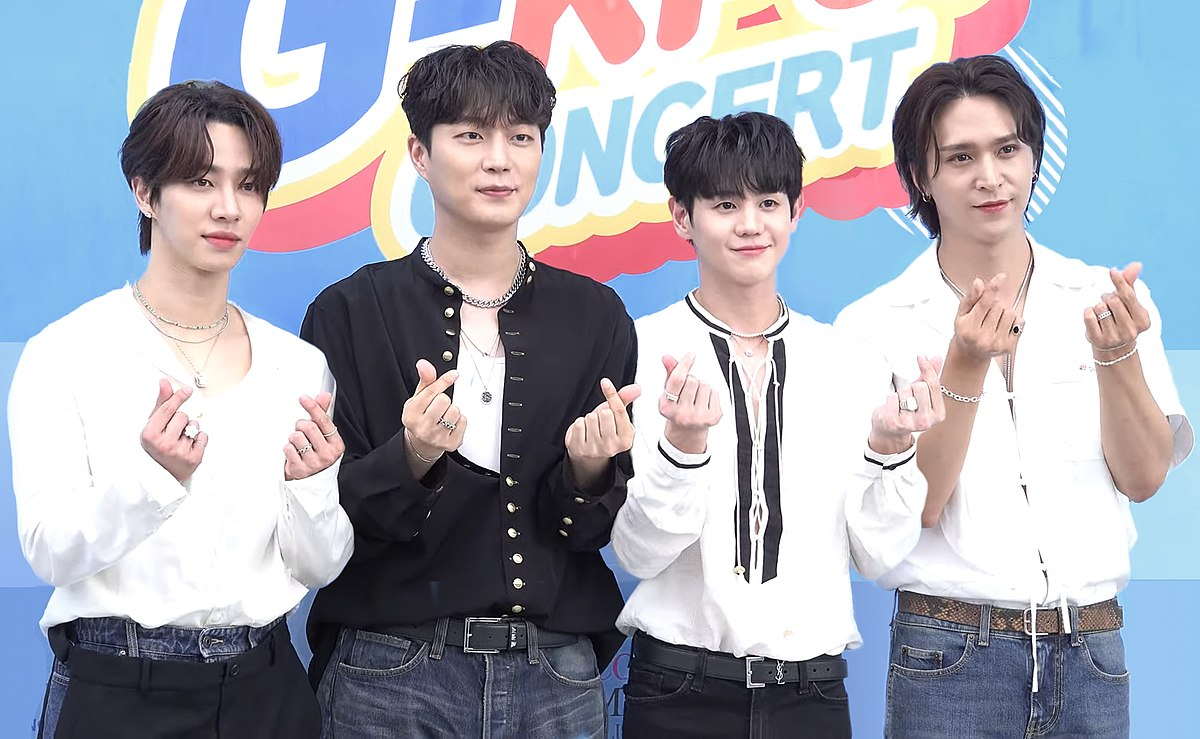
#> input picture pic/people2.jpg, 1200 x 739 px, found by its file name
$ python 204detectFace2.py
#> lines starting #> are read from the running program, lines starting #| are printed output that depends on the picture; after the words box and inside, x2 and y2 are one past the last pixel; in counts of white or black regions, pixels touching at a corner belong together
import cv2

# 建立偵測物件
casc_path = cv2.data.haarcascades + "haarcascade_frontalface_default.xml"
faceCascade = cv2.CascadeClassifier(casc_path)

# 讀取要偵測的圖片
image = cv2.imread("pic\\people2.jpg")
#> image is the input picture: shape (739, 1200, 3); mean B, G, R 179, 167.3, 164
gray = cv2.cvtColor(image, cv2.COLOR_BGR2GRAY)  # 轉灰階
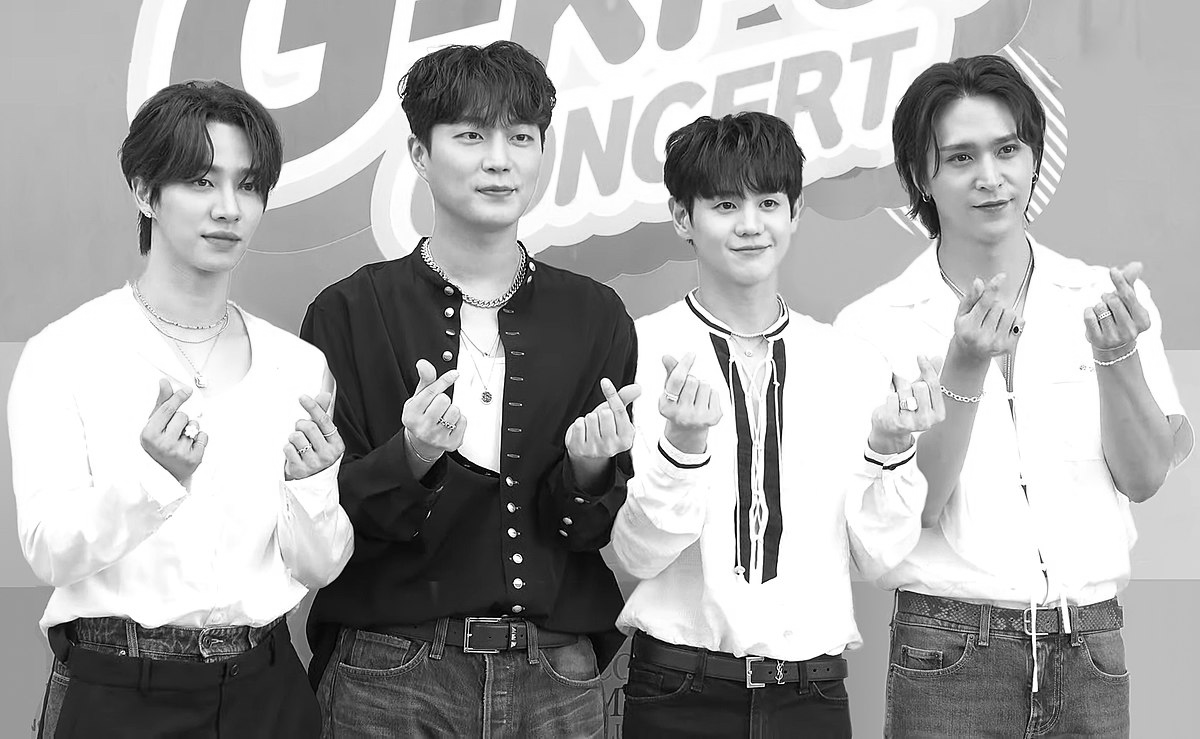
#> gray: shape (739, 1200); min 0, max 255, mean 167.6

# 偵測人臉（調整參數）
faces = faceCascade.detectMultiScale(
    gray,
    scaleFactor=1.1,
    minNeighbors=8,       # 提高 minNeighbors 可以減少誤檢
    minSize=(50, 50),     # 限制最小臉的大小
    flags=cv2.CASCADE_SCALE_IMAGE
)
#> faces = [[693, 162, 113, 113], [429, 85, 136, 136], [914, 100, 139, 139], [150, 129, 141, 141]]

print("偵測到 {} 張臉".format(len(faces)))
#| 偵測到 4 張臉

count = 1

# 畫框
for (x, y, w, h) in faces:
    cv2.rectangle(image, (x, y), (x+w, y+h), (128, 255, 0), 2)
    filename = "detect\\face" + str(count)+ ".jpg" # 存檔名稱
    image1 = image[y : y + h, x: x + w]         # 取得臉部圖形
    image2 = cv2.resize(image1, (400, 400))     # 重置圖形大小
    cv2.imwrite(filename, image2)
    count += 1
#> this loop made 4 passes
#> pass 1, `image1 = image[y : y + h, x: x + w]`:
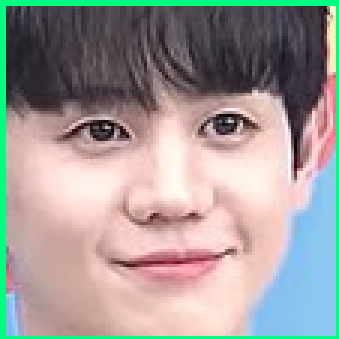
#> image1: shape (113, 113, 3) (shown 3 times larger); mean B, G, R 151, 154.4, 159.8
#> pass 1, `image2 = cv2.resize(image1, (400, 400))`:
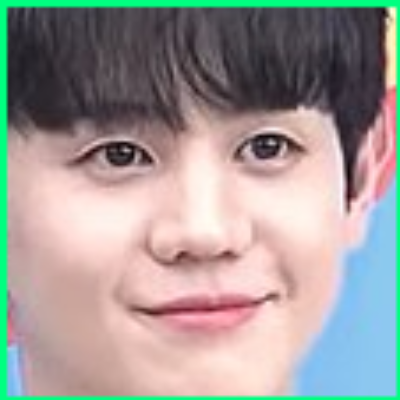
#> image2: shape (400, 400, 3); mean B, G, R 150.8, 154.3, 159.7
#> pass 2, `image1 = image[y : y + h, x: x + w]`:
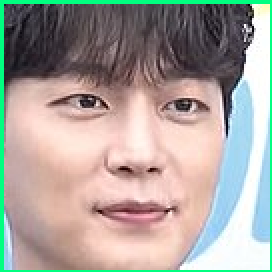
#> image1: shape (136, 136, 3) (shown 2 times larger); mean B, G, R 156.1, 162.6, 169.2
#> pass 2, `image2 = cv2.resize(image1, (400, 400))`:
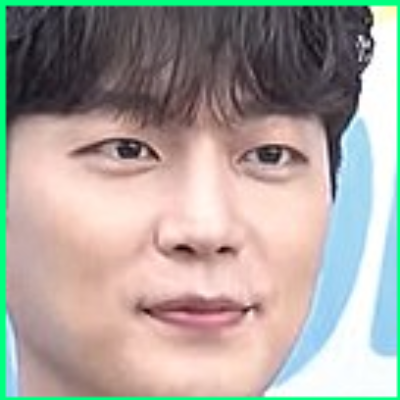
#> image2: shape (400, 400, 3); mean B, G, R 155.9, 162.5, 169.1
#> after the loop:
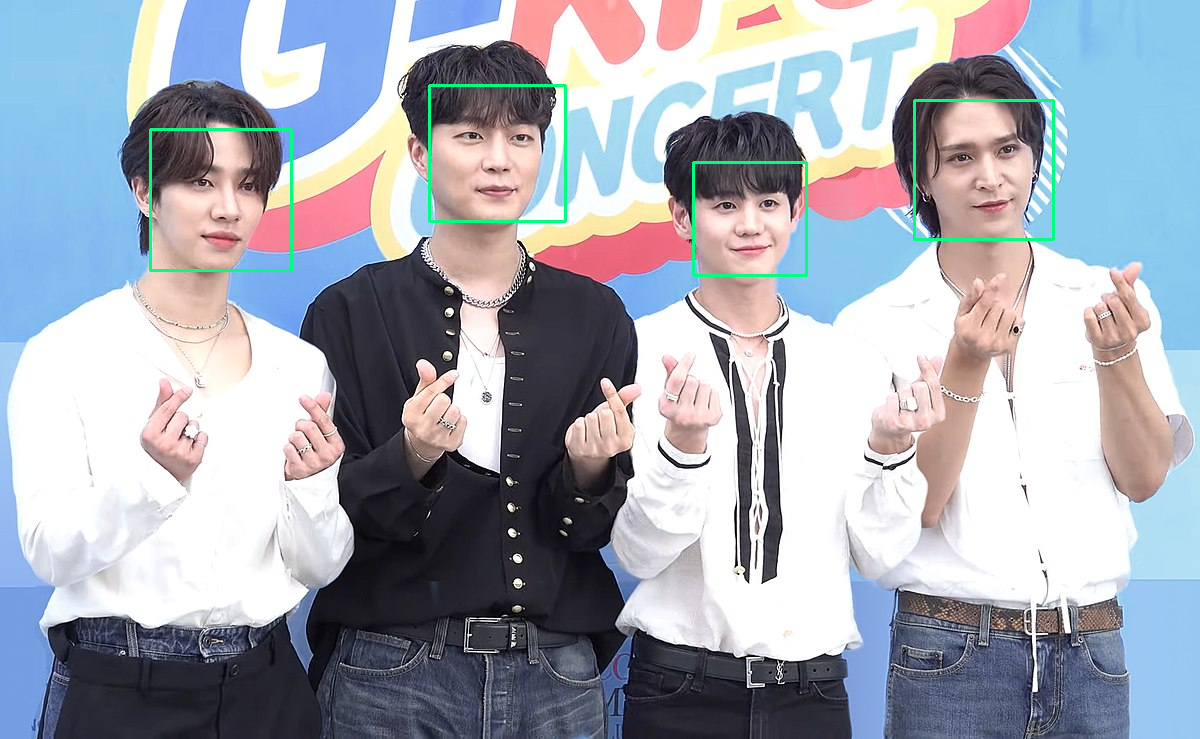
#> image: shape (739, 1200, 3); 0.71% of pixels changed, all inside (x1, y1, x2, y2) = (149, 84, 1055, 277)
#> after the loop:
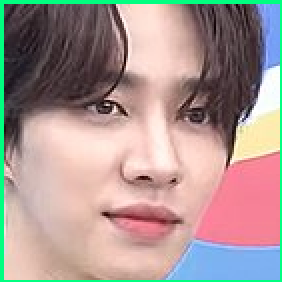
#> image1: shape (141, 141, 3) (shown 2 times larger); mean B, G, R 145.7, 149.8, 169.2
#> after the loop, count = 5

cv2.imshow("facedetect", image)
cv2.waitKey(0)
cv2.destroyAllWindows()

$ run again, with pic/person.jpg copied over pic/people2.jpg
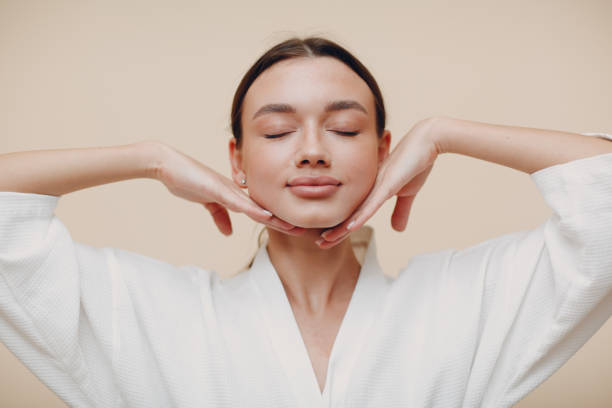
#> input picture pic/person.jpg, 612 x 408 px, found by its file name
#> image is the input picture: shape (408, 612, 3); mean B, G, R 180.8, 190.9, 206.5
#> faces = [[230, 61, 165, 165]]
#| 偵測到 1 張臉
#> the loop `for (x, y, w, h) in faces:` made 1 pass
#> (x, y, w, h, filename, count) on pass 1: (230, 61, 165, 165, 'detect\\face1.jpg', 2)
#> pass 1, `image2 = cv2.resize(image1, (400, 400))`:
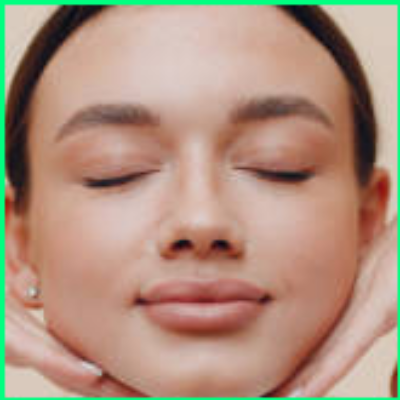
#> image2: shape (400, 400, 3); mean B, G, R 127.6, 146.7, 175.8
#> after the loop `for (x, y, w, h) in faces:`:
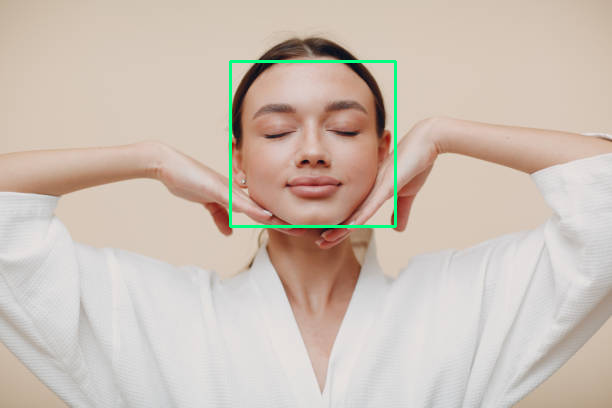
#> image: shape (408, 612, 3); 0.79% of pixels changed, all inside (x1, y1, x2, y2) = (229, 60, 397, 228)
#> after the loop `for (x, y, w, h) in faces:`: count = 2
